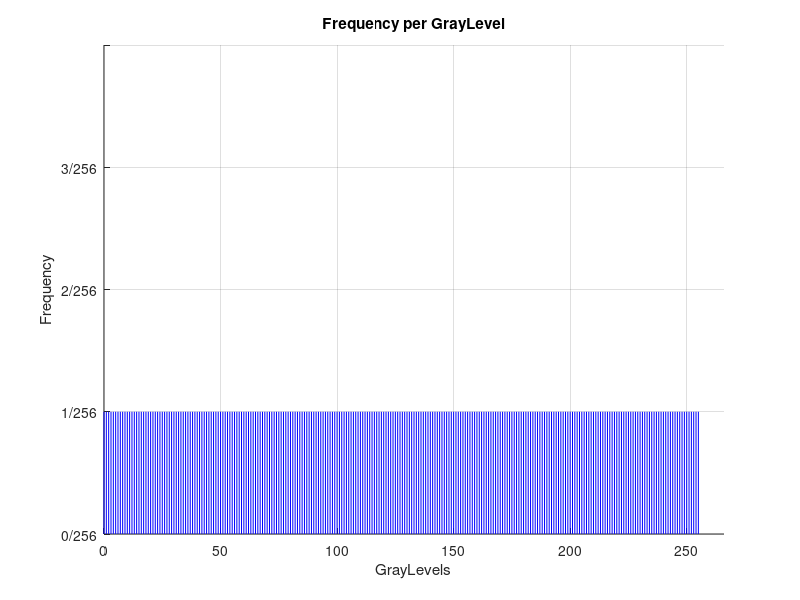
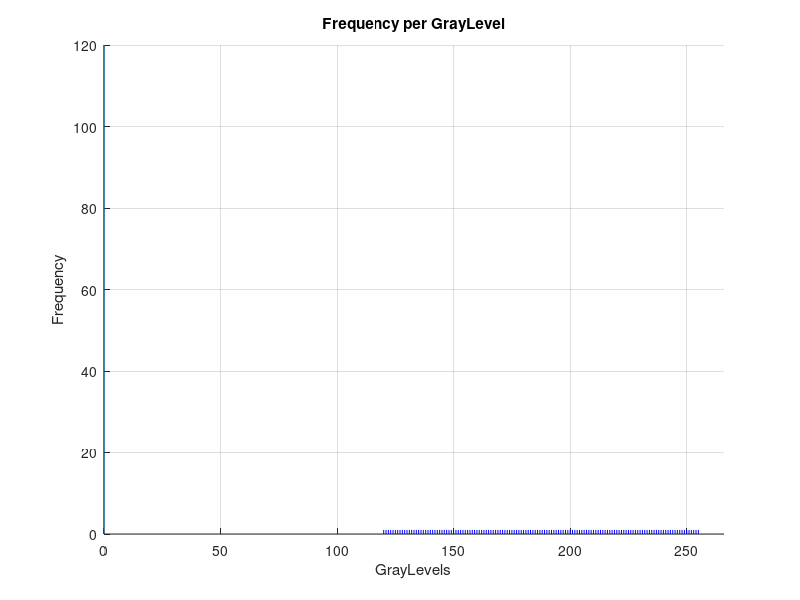

MATLAB code for these plots, in order:


figure(1)
grid on; hold on;

for i = 0 : 255
    plot([i i], [0 1], 'b')
end
xlim([0, 266])
ylim([0 4])
yticks([0 1 2 3 4])
yticklabels({'0/256','1/256','2/256', '3/256'})
xlabel('GrayLevels')
ylabel('Frequency')
title('Frequency per GrayLevel')


figure(2)
grid on; hold on;

plot([0 0], [0 120])
for i = 120 : 255
    plot([i i], [0 1], 'b')
end
xlim([0, 266])
%ylim([0 4])
%yticks([0 1 2 3 4])
%yticklabels({'0/256','1/256','2/256', '3/256'})
xlabel('GrayLevels')
ylabel('Frequency')
title('Frequency per GrayLevel')



